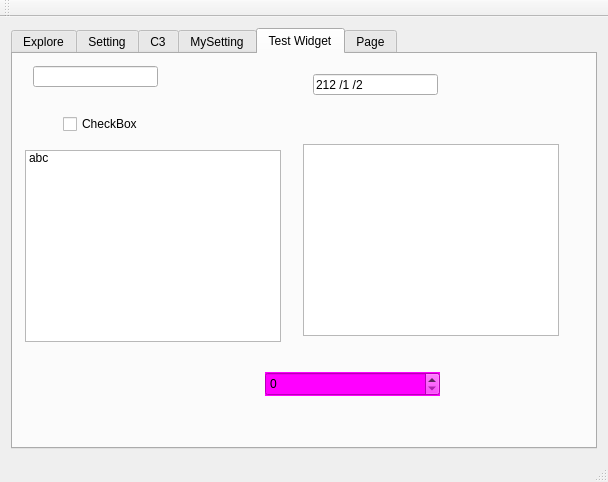
<?xml version="1.0" encoding="UTF-8"?>
<ui version="4.0">
 <class>MainWindow</class>
 <widget class="QMainWindow" name="MainWindow">
  <property name="geometry">
   <rect>
    <x>0</x>
    <y>0</y>
    <width>608</width>
    <height>482</height>
   </rect>
  </property>
  <property name="windowTitle">
   <string>MainWindow</string>
  </property>
  <widget class="QWidget" name="centralWidget">
   <layout class="QGridLayout" name="gridLayout">
    <item row="0" column="0">
     <widget class="QTabWidget" name="tabWidget">
      <property name="currentIndex">
       <number>4</number>
      </property>
      <widget class="QWidget" name="tab">
       <attribute name="title">
        <string>Explore</string>
       </attribute>
       <layout class="QGridLayout" name="gridLayout_2">
        <item row="0" column="0">
         <widget class="QComboBox" name="comboBox"/>
        </item>
        <item row="1" column="0">
         <widget class="QTreeView" name="treeView"/>
        </item>
       </layout>
      </widget>
      <widget class="QWidget" name="tab_2">
       <attribute name="title">
        <string>Setting</string>
       </attribute>
       <layout class="QGridLayout" name="gridLayout_3">
        <item row="0" column="0">
         <widget class="SettingsWidget" name="widget" native="true"/>
        </item>
       </layout>
      </widget>
      <widget class="QWidget" name="tab_5">
       <attribute name="title">
        <string>C3</string>
       </attribute>
       <layout class="QGridLayout" name="gridLayout_5">
        <item row="0" column="0">
         <widget class="JSWidget" name="widget_3" native="true"/>
        </item>
       </layout>
      </widget>
      <widget class="QWidget" name="tab_3">
       <attribute name="title">
        <string>MySetting</string>
       </attribute>
       <layout class="QGridLayout" name="gridLayout_4">
        <item row="0" column="0">
         <widget class="MySettingWidget" name="widget_2" native="true"/>
        </item>
       </layout>
      </widget>
      <widget class="QWidget" name="tab_4">
       <attribute name="title">
        <string>Test Widget</string>
       </attribute>
       <widget class="QLineEdit" name="lineEdit">
        <property name="geometry">
         <rect>
          <x>20</x>
          <y>12</y>
          <width>125</width>
          <height>21</height>
         </rect>
        </property>
       </widget>
       <widget class="QLineEdit" name="lineEdit_3">
        <property name="geometry">
         <rect>
          <x>300</x>
          <y>20</y>
          <width>125</width>
          <height>21</height>
         </rect>
        </property>
        <property name="inputMask">
         <string>dddd/dd/dd</string>
        </property>
        <property name="text">
         <string>212/1/2</string>
        </property>
       </widget>
       <widget class="QListWidget" name="listWidget">
        <property name="geometry">
         <rect>
          <x>12</x>
          <y>96</y>
          <width>256</width>
          <height>192</height>
         </rect>
        </property>
        <property name="editTriggers">
         <set>QAbstractItemView::AllEditTriggers</set>
        </property>
        <property name="viewMode">
         <enum>QListView::ListMode</enum>
        </property>
        <item>
         <property name="text">
          <string>abc</string>
         </property>
        </item>
       </widget>
       <widget class="QListView" name="listView">
        <property name="geometry">
         <rect>
          <x>290</x>
          <y>90</y>
          <width>256</width>
          <height>192</height>
         </rect>
        </property>
        <property name="editTriggers">
         <set>QAbstractItemView::AllEditTriggers</set>
        </property>
       </widget>
       <widget class="QSpinBox" name="spinBox">
        <property name="geometry">
         <rect>
          <x>252</x>
          <y>318</y>
          <width>175</width>
          <height>24</height>
         </rect>
        </property>
        <property name="autoFillBackground">
         <bool>true</bool>
        </property>
        <property name="styleSheet">
         <string notr="true">background-color: rgb(255, 0, 255)</string>
        </property>
       </widget>
       <widget class="QCheckBox" name="checkBox">
        <property name="geometry">
         <rect>
          <x>50</x>
          <y>60</y>
          <width>87</width>
          <height>20</height>
         </rect>
        </property>
        <property name="text">
         <string>CheckBox</string>
        </property>
       </widget>
       <widget class="QLabel" name="label">
        <property name="geometry">
         <rect>
          <x>70</x>
          <y>310</y>
          <width>91</width>
          <height>61</height>
         </rect>
        </property>
        <property name="text">
         <string/>
        </property>
        <property name="pixmap">
         <pixmap resource="tool.qrc">:/mytool/img/face-smile 2.png</pixmap>
        </property>
       </widget>
      </widget>
      <widget class="QWidget" name="tab_6">
       <attribute name="title">
        <string>Page</string>
       </attribute>
       <layout class="QGridLayout" name="gridLayout_6">
        <item row="0" column="0">
         <widget class="QTabWidget" name="tabWidget_2">
          <widget class="QWidget" name="tab_7">
           <attribute name="title">
            <string>Tab 1</string>
           </attribute>
           <layout class="QGridLayout" name="gridLayout_7">
            <item row="0" column="0">
             <widget class="DrawWidget" name="widget_4" native="true"/>
            </item>
           </layout>
          </widget>
          <widget class="QWidget" name="tab_8">
           <attribute name="title">
            <string>Tab 2</string>
           </attribute>
          </widget>
         </widget>
        </item>
       </layout>
      </widget>
     </widget>
    </item>
   </layout>
  </widget>
  <widget class="QMenuBar" name="menuBar">
   <property name="geometry">
    <rect>
     <x>0</x>
     <y>0</y>
     <width>608</width>
     <height>22</height>
    </rect>
   </property>
  </widget>
  <widget class="QToolBar" name="mainToolBar">
   <attribute name="toolBarArea">
    <enum>TopToolBarArea</enum>
   </attribute>
   <attribute name="toolBarBreak">
    <bool>false</bool>
   </attribute>
  </widget>
  <widget class="QStatusBar" name="statusBar"/>
 </widget>
 <layoutdefault spacing="6" margin="11"/>
 <customwidgets>
  <customwidget>
   <class>SettingsWidget</class>
   <extends>QWidget</extends>
   <header>settingswidget.h</header>
   <container>1</container>
  </customwidget>
  <customwidget>
   <class>MySettingWidget</class>
   <extends>QWidget</extends>
   <header>mysettingwidget.h</header>
   <container>1</container>
  </customwidget>
  <customwidget>
   <class>JSWidget</class>
   <extends>QWidget</extends>
   <header>jswidget.h</header>
   <container>1</container>
  </customwidget>
  <customwidget>
   <class>DrawWidget</class>
   <extends>QWidget</extends>
   <header>drawwidget.h</header>
   <container>1</container>
  </customwidget>
 </customwidgets>
 <resources>
  <include location="tool.qrc"/>
 </resources>
 <connections/>
</ui>
